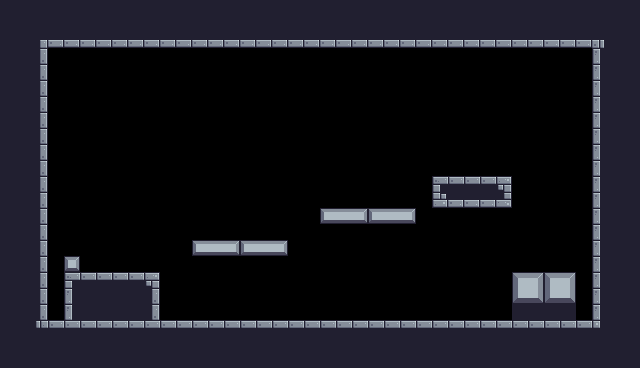

A 2D game scene composited from a Tiled map and its tileset images. What follows is a short description and the map's XML, with every tile layer's data as written:
An orthogonal 40x23 tile map with 16x16 px tiles, 1 tile layer (Background) and 1 object (Player).

<map version="1.10" tiledversion="1.10.2" orientation="orthogonal" renderorder="right-down" width="40" height="23" tilewidth="16" tileheight="16" infinite="0" nextlayerid="3" nextobjectid="8">
 <tileset firstgid="1" source="Pixel Adventure.tsx" />
 <layer id="1" name="Background" width="40" height="23">
  <data encoding="csv">
24,24,24,24,24,24,24,24,24,24,24,24,24,24,24,24,24,24,24,24,24,24,24,24,24,24,24,24,24,24,24,24,24,24,24,24,24,24,24,24,
24,24,24,24,24,24,24,24,24,24,24,24,24,24,24,24,24,24,24,24,24,24,24,24,24,24,24,24,24,24,24,24,24,24,24,24,24,24,24,24,
24,24,4,46,46,46,46,46,46,46,46,46,46,46,46,46,46,46,46,46,46,46,46,46,46,46,46,46,46,46,46,46,46,46,46,46,46,5,24,24,
24,24,25,0,0,0,0,0,0,0,0,0,0,0,0,0,0,0,0,0,0,0,0,0,0,0,0,0,0,0,0,0,0,0,0,0,0,23,24,24,
24,24,25,0,0,0,0,0,0,0,0,0,0,0,0,0,0,0,0,0,0,0,0,0,0,0,0,0,0,0,0,0,0,0,0,0,0,23,24,24,
24,24,25,0,0,0,0,0,0,0,0,0,0,0,0,0,0,0,0,0,0,0,0,0,0,0,0,0,0,0,0,0,0,0,0,0,0,23,24,24,
24,24,25,0,0,0,0,0,0,0,0,0,0,0,0,0,0,0,0,0,0,0,0,0,0,0,0,0,0,0,0,0,0,0,0,0,0,23,24,24,
24,24,25,0,0,0,0,0,0,0,0,0,0,0,0,0,0,0,0,0,0,0,0,0,0,0,0,0,0,0,0,0,0,0,0,0,0,23,24,24,
24,24,25,0,0,0,0,0,0,0,0,0,0,0,0,0,0,0,0,0,0,0,0,0,0,0,0,0,0,0,0,0,0,0,0,0,0,23,24,24,
24,24,25,0,0,0,0,0,0,0,0,0,0,0,0,0,0,0,0,0,0,0,0,0,0,0,0,0,0,0,0,0,0,0,0,0,0,23,24,24,
24,24,25,0,0,0,0,0,0,0,0,0,0,0,0,0,0,0,0,0,0,0,0,0,0,0,0,0,0,0,0,0,0,0,0,0,0,23,24,24,
24,24,25,0,0,0,0,0,0,0,0,0,0,0,0,0,0,0,0,0,0,0,0,0,0,0,0,1,2,2,2,3,0,0,0,0,0,23,24,24,
24,24,25,0,0,0,0,0,0,0,0,0,0,0,0,0,0,0,0,0,0,0,0,0,0,0,0,45,46,46,46,47,0,0,0,0,0,23,24,24,
24,24,25,0,0,0,0,0,0,0,0,0,0,0,0,0,0,0,0,0,101,102,103,101,102,103,0,0,0,0,0,0,0,0,0,0,0,23,24,24,
24,24,25,0,0,0,0,0,0,0,0,0,0,0,0,0,0,0,0,0,0,0,0,0,0,0,0,0,0,0,0,0,0,0,0,0,0,23,24,24,
24,24,25,0,0,0,0,0,0,0,0,0,101,102,103,101,102,103,0,0,0,0,0,0,0,0,0,0,0,0,0,0,0,0,0,0,0,23,24,24,
24,24,25,0,123,0,0,0,0,0,0,0,0,0,0,0,0,0,0,0,0,0,0,0,0,0,0,0,0,0,0,0,0,0,0,0,0,23,24,24,
24,24,25,0,1,2,2,2,2,3,0,0,0,0,0,0,0,0,0,0,0,0,0,0,0,0,0,0,0,0,0,0,124,125,124,125,0,23,24,24,
24,24,25,0,23,24,24,24,24,25,0,0,0,0,0,0,0,0,0,0,0,0,0,0,0,0,0,0,0,0,0,0,146,147,146,147,0,23,24,24,
24,24,25,0,23,24,24,24,24,25,0,0,0,0,0,0,0,0,0,0,0,0,0,0,0,0,0,0,0,0,0,0,24,24,24,24,0,23,24,24,
24,24,26,2,2,2,2,2,2,2,2,2,2,2,2,2,2,2,2,2,2,2,2,2,2,2,2,2,2,2,2,2,2,2,2,2,2,27,24,24,
24,24,24,24,24,24,24,24,24,24,24,24,24,24,24,24,24,24,24,24,24,24,24,24,24,24,24,24,24,24,24,24,24,24,24,24,24,24,24,24,
24,24,24,24,24,24,24,24,24,24,24,24,24,24,24,24,24,24,24,24,24,24,24,24,24,24,24,24,24,24,24,24,24,24,24,24,24,24,24,24
</data>
 </layer>
 <objectgroup id="2" name="spawnpoint">
  <object id="6" name="Player" type="Player" x="112.075" y="240.777" width="32.0216" height="30.79" />
 </objectgroup>
</map>
